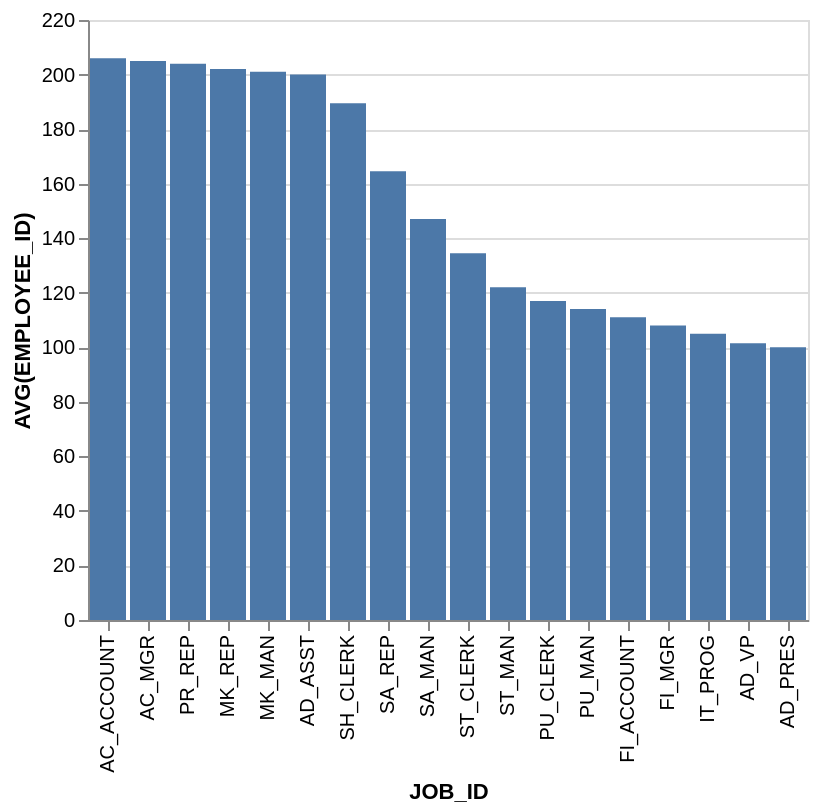

Vega-Lite specification stored for this chart:
### Vega-Lite specification from a JSON file in a GitHub repository (floating-point values rounded to 4 significant figures)
{"data": {"values": [{"x_data": "AC_ACCOUNT", "y_data": 206}, {"x_data": "AC_MGR", "y_data": 205}, {"x_data": "PR_REP", "y_data": 204}, {"x_data": "MK_REP", "y_data": 202}, {"x_data": "MK_MAN", "y_data": 201}, {"x_data": "AD_ASST", "y_data": 200}, {"x_data": "SH_CLERK", "y_data": 189.5}, {"x_data": "SA_REP", "y_data": 164.5}, {"x_data": "SA_MAN", "y_data": 147}, {"x_data": "ST_CLERK", "y_data": 134.5}, {"x_data": "ST_MAN", "y_data": 122}, {"x_data": "PU_CLERK", "y_data": 117}, {"x_data": "PU_MAN", "y_data": 114}, {"x_data": "FI_ACCOUNT", "y_data": 111}, {"x_data": "FI_MGR", "y_data": 108}, {"x_data": "IT_PROG", "y_data": 105}, {"x_data": "AD_VP", "y_data": 101.5}, {"x_data": "AD_PRES", "y_data": 100}]}, "mark": "bar", "encoding": {"x": {"field": "x_data", "type": "nominal", "title": "JOB_ID", "sort": {"op": "sum", "field": "y_data", "order": "descending"}}, "y": {"field": "y_data", "type": "quantitative", "title": "AVG(EMPLOYEE_ID)"}}}
